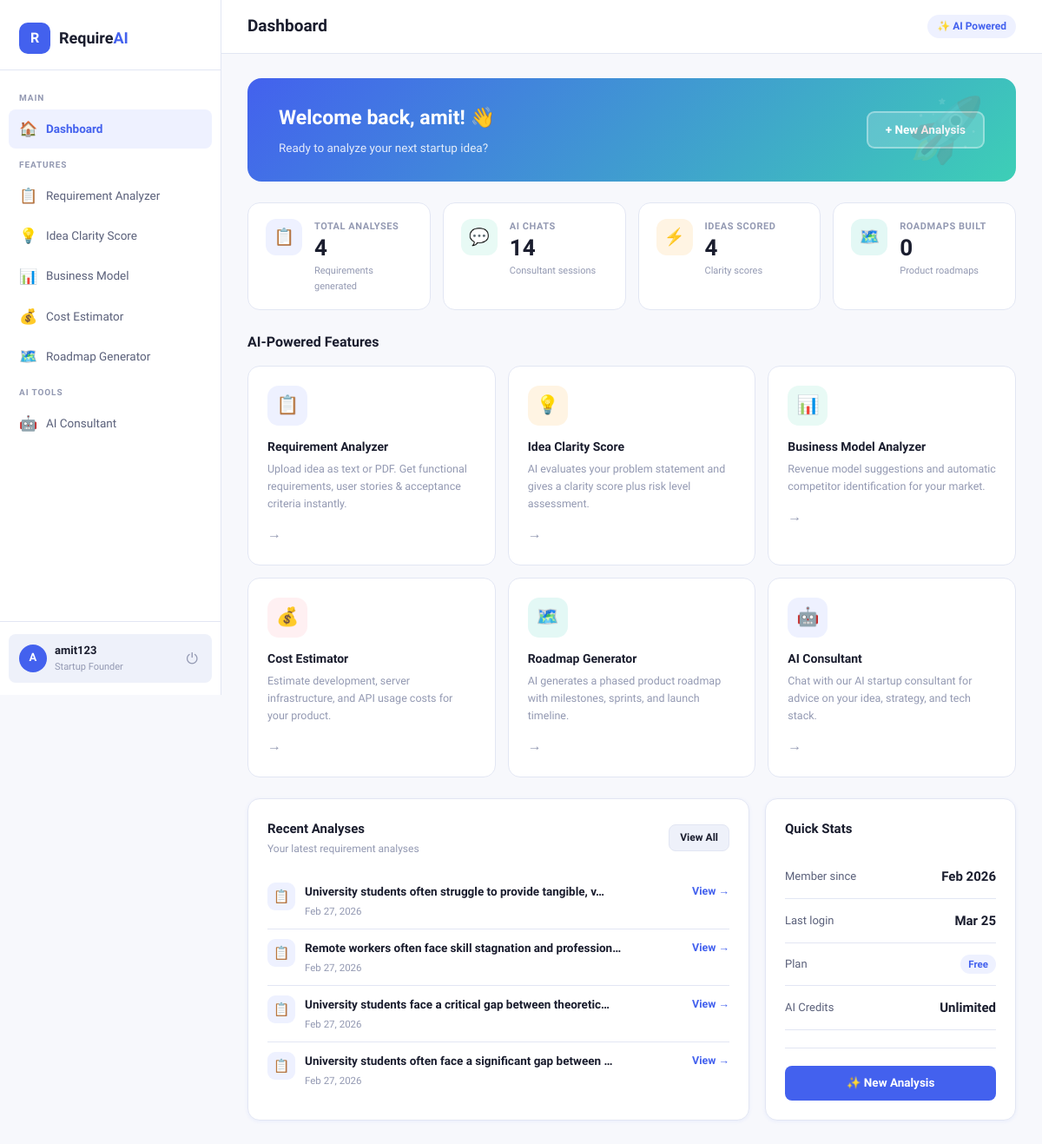
The app's page /dashboard/ (signed in) with its own data.
### app/models.py (models this page shows, shortened)
class RequirementAnalysis(models.Model):
    user = models.ForeignKey(User, on_delete=models.CASCADE)
    startup_idea = models.TextField()
    risk_analysis = models.TextField(blank=True, null=True)
    created_at = models.DateTimeField(auto_now_add=True)
    problem_statement = models.TextField()
    features = models.TextField()
    user_stories = models.TextField()
    tech_stack = models.TextField()
    risks = models.TextField()
    mvp_scope = models.TextField()
    future_scope = models.TextField()
    created_at = models.DateTimeField(auto_now_add=True)

### app/views.py (the view)
# urls.py: path("dashboard/",  views.dashboard,     name="dashboard"),
@login_required(login_url="login")
def dashboard(request):
    analyses = RequirementAnalysis.objects.filter(user=request.user)
    return render(request, "dashboard.html", {
        "total_analyses":  analyses.count(),
        "total_chats":     ChatHistory.objects.filter(user=request.user).count(),
        "total_roadmaps":  0,
        "recent_analyses": analyses.order_by("-created_at")[:5],
    })

### templates/dashboard.html (shortened to what this page needs)
{% extends 'base.html' %}
{% block page_title %}Dashboard{% endblock %}
{% block content %}
<div class="welcome-banner fade-up">
    <div>
        <h2>Welcome back, {{ request.user.first_name|default:request.user.username }}! 👋</h2>
        <p>Ready to analyze your next startup idea?</p>
    </div>
    <a href="{% url 'risk_analysis' %}" class="banner-btn">+ New Analysis</a>
</div>
<div class="stat-grid fade-up d1" style="margin-bottom:24px;">
    <div class="stat-card">
        <div class="stat-icon" style="background:#EEF1FF;">📋</div>
        <div><div class="stat-label">Total Analyses</div><div class="stat-value">{{ total_analyses|default:"0" }}</div><div class="stat-sub">Requirements generated</div></div>
    </div>
    <div class="stat-card">
        <div class="stat-icon" style="background:#e8faf5;">💬</div>
        <div><div class="stat-label">AI Chats</div><div class="stat-value">{{ total_chats|default:"0" }}</div><div class="stat-sub">Consultant sessions</div></div>
    </div>
    <div class="stat-card">
        <div class="stat-icon" style="background:#fff4e3;">⚡</div>
        <div><div class="stat-label">Ideas Scored</div><div class="stat-value">{{ total_analyses|default:"0" }}</div><div class="stat-sub">Clarity scores</div></div>
    </div>
    <div class="stat-card">
        <div class="stat-icon" style="background:#e3f8f5;">🗺️</div>
        <div><div class="stat-label">Roadmaps Built</div><div class="stat-value">{{ total_roadmaps|default:"0" }}</div><div class="stat-sub">Product roadmaps</div></div>
    </div>
</div>
<h2 style="font-size:16px;font-weight:700;color:var(--text);margin-bottom:14px;" class="fade-up d2">AI-Powered Features</h2>
<div class="feat-grid fade-up d2">
    <a href="{% url 'risk_analysis' %}" class="feat-card"><div class="feat-card-icon" style="background:#EEF1FF;">📋</div><h3>Requirement Analyzer</h3><p>Upload idea as text or PDF. Get functional requirements, user stories &amp; acceptance criteria instantly.</p><span class="feat-card-arrow">→</span></a>
    <a href="{% url 'idea_clarity' %}" class="feat-card"><div class="feat-card-icon" style="background:#fff4e3;">💡</div><h3>Idea Clarity Score</h3><p>AI evaluates your problem statement and gives a clarity score plus risk level assessment.</p><span class="feat-card-arrow">→</span></a>
    <a href="{% url 'business_model' %}" class="feat-card"><div class="feat-card-icon" style="background:#e8faf5;">📊</div><h3>Business Model Analyzer</h3><p>Revenue model suggestions and automatic competitor identification for your market.</p><span class="feat-card-arrow">→</span></a>
    <a href="{% url 'cost_estimator' %}" class="feat-card"><div class="feat-card-icon" style="background:#fff0f2;">💰</div><h3>Cost Estimator</h3><p>Estimate development, server infrastructure, and API usage costs for your product.</p><span class="feat-card-arrow">→</span></a>
    <a href="{% url 'roadmap' %}" class="feat-card"><div class="feat-card-icon" style="background:#e3f8f5;">🗺️</div><h3>Roadmap Generator</h3><p>AI generates a phased product roadmap with milestones, sprints, and launch timeline.</p><span class="feat-card-arrow">→</span></a>
    <a href="{% url 'chatbot' %}" class="feat-card"><div class="feat-card-icon" style="background:#EEF1FF;">🤖</div><h3>AI Consultant</h3><p>Chat with our AI startup consultant for advice on your idea, strategy, and tech stack.</p><span class="feat-card-arrow">→</span></a>
</div>
<div class="bottom-grid fade-up d3">
    <div class="card">
        <div class="card-header">
            <div><div class="card-title">Recent Analyses</div><div class="card-subtitle">Your latest requirement analyses</div></div>
            <a href="{% url 'risk_analysis' %}" class="btn btn-secondary btn-sm">View All</a>
        </div>
        {% if recent_analyses %}
            {% for a in recent_analyses %}
            <div class="activity-item">
                <div class="activity-dot" style="background:var(--primary-light);">📋</div>
                <div style="flex:1;">
                    <div class="activity-title">{{ a.problem_statement|truncatechars:58 }}</div>
                    <div class="activity-sub">{{ a.created_at|date:"M d, Y" }}</div>
                </div>
                <a href="{% url 'risk_detail' a.id %}" style="color:var(--primary);font-size:12.5px;font-weight:600;">View →</a>
            </div>
            {% endfor %}
        {% else %}
            <div class="empty-state" style="padding:36px 0;"><div class="empty-state-icon">📭</div><h3>No analyses yet</h3><p>Start your first requirement analysis</p></div>
        {% endif %}
    </div>
    <div class="card">
        <div class="card-header"><div class="card-title">Quick Stats</div></div>
        <div class="qstat"><span class="qstat-label">Member since</span><span class="qstat-val">{{ request.user.date_joined|date:"M Y" }}</span></div>
        <div class="qstat"><span class="qstat-label">Last login</span><span class="qstat-val">{{ request.user.last_login|date:"M d" }}</span></div>
        <div class="qstat"><span class="qstat-label">Plan</span><span class="badge badge-primary">Free</span></div>
        <div class="qstat"><span class="qstat-label">AI Credits</span><span class="qstat-val">Unlimited</span></div>
        <hr class="divider">
        <a href="{% url 'risk_analysis' %}" class="btn btn-primary btn-full">✨ New Analysis</a>
    </div>
</div>
{% endblock %}

### templates/base.html (shortened to what this page needs)
{% load markdownify %}
{% load static %}
<!DOCTYPE html>
<html lang="en">
<head>
</head>
<body>
<div class="app-layout">
    <aside class="sidebar" id="sidebar">
        <div class="sidebar-logo">
            <div class="logo-row">
                <div class="logo-icon">R</div>
                <div class="logo-text">Require<span>AI</span></div>
            </div>
        </div>
        <nav class="sidebar-nav">
            <div class="nav-label">Main</div>
            <a href="{% url 'dashboard' %}" class="nav-item {% if request.resolver_match.url_name == 'dashboard' %}active{% endif %}">
                <span class="nav-icon">🏠</span> Dashboard
            </a>
            <div class="nav-label">Features</div>
            <a href="{% url 'risk_analysis' %}" class="nav-item {% if request.resolver_match.url_name == 'risk_analysis' %}active{% endif %}">
                <span class="nav-icon">📋</span> Requirement Analyzer
            </a>
            <a href="{% url 'idea_clarity' %}" class="nav-item {% if request.resolver_match.url_name == 'idea_clarity' %}active{% endif %}">
                <span class="nav-icon">💡</span> Idea Clarity Score
            </a>
            <a href="{% url 'business_model' %}" class="nav-item {% if request.resolver_match.url_name == 'business_model' %}active{% endif %}">
                <span class="nav-icon">📊</span> Business Model
            </a>
            <a href="{% url 'cost_estimator' %}" class="nav-item {% if request.resolver_match.url_name == 'cost_estimator' %}active{% endif %}">
                <span class="nav-icon">💰</span> Cost Estimator
            </a>
            <a href="{% url 'roadmap' %}" class="nav-item {% if request.resolver_match.url_name == 'roadmap' %}active{% endif %}">
                <span class="nav-icon">🗺️</span> Roadmap Generator
            </a>
            <div class="nav-label">AI Tools</div>
            <a href="{% url 'chatbot' %}" class="nav-item {% if request.resolver_match.url_name == 'chatbot' %}active{% endif %}">
                <span class="nav-icon">🤖</span> AI Consultant
            </a>
        </nav>
        <div class="sidebar-footer">
            <div class="user-card">
                <div class="user-avatar">{{ request.user.username|first|upper }}</div>
                <div style="flex:1;min-width:0;">
                    <div class="user-name">{{ request.user.username }}</div>
                    <div class="user-role">Startup Founder</div>
                </div>
                <a href="{% url 'logout' %}"><button class="logout-btn" title="Logout">⏻</button></a>
            </div>
        </div>
    </aside>
    <div class="main-content">
        <div class="topbar">
            <div style="display:flex;align-items:center;gap:12px;">
                <span class="topbar-title">{% block page_title %}Dashboard{% endblock %}</span>
            </div>
            <div class="topbar-actions">
                {% block topbar_actions %}<span class="topbar-badge">✨ AI Powered</span>{% endblock %}
            </div>
        </div>
        <div class="page-body">
            {% block content %}{% endblock %}
        </div>
    </div>
</div>
</body>
</html>

### templates/dashboard.html (style rules this page uses)
.welcome-banner { background:linear-gradient(135deg,#4361EE 0%,#3DCFB6 100%);border-radius:16px;padding:28px 36px;margin-bottom:24px;color:#fff;display:flex;align-items:center;justify-content:space-between;position:relative;overflow:hidden; }
.welcome-banner::after { content:'🚀';position:absolute;right:36px;top:50%;transform:translateY(-50%);font-size:72px;opacity:.12; }
.welcome-banner h2 { font-size:23px;font-weight:800;margin-bottom:5px; }
.welcome-banner p { font-size:13.5px;opacity:.85; }
.banner-btn { background:rgba(255,255,255,.18);color:#fff;border:2px solid rgba(255,255,255,.35);padding:9px 20px;border-radius:9px;font-family:'Sora',sans-serif;font-size:13.5px;font-weight:700;cursor:pointer;white-space:nowrap;flex-shrink:0;transition:background .18s;text-decoration:none;display:inline-block; }
.feat-grid { display:grid;grid-template-columns:repeat(auto-fit,minmax(265px,1fr));gap:14px;margin-bottom:24px; }
.feat-card { background:var(--surface);border:1px solid var(--border);border-radius:var(--radius);padding:22px;cursor:pointer;transition:all .22s;text-decoration:none;display:block; }
.feat-card-icon { width:46px;height:46px;border-radius:13px;display:flex;align-items:center;justify-content:center;font-size:21px;margin-bottom:13px; }
.feat-card h3 { font-size:14px;font-weight:700;color:var(--text);margin-bottom:5px; }
.feat-card p { font-size:12.5px;color:var(--text3);line-height:1.6; }
.feat-card-arrow { color:var(--text3);font-size:16px;margin-top:12px;transition:transform .18s,color .18s;display:block; }
.bottom-grid { display:grid;grid-template-columns:2fr 1fr;gap:18px; }
.activity-item { display:flex;align-items:flex-start;gap:11px;padding:11px 0;border-bottom:1px solid var(--border); }
.activity-item:last-child { border-bottom:none; }
.activity-dot { width:32px;height:32px;border-radius:9px;display:flex;align-items:center;justify-content:center;font-size:15px;flex-shrink:0; }
.activity-title { font-size:13.5px;font-weight:600;color:var(--text); }
.activity-sub { font-size:11.5px;color:var(--text3);margin-top:2px; }
.qstat { padding:13px 0;border-bottom:1px solid var(--border);display:flex;justify-content:space-between;align-items:center; }
.qstat-label { font-size:13px;color:var(--text2); }
.qstat-val { font-size:15px;font-weight:700;color:var(--text); }

### records on screen
RequirementAnalysis: problem_statement "University students often struggle to provide tangible, v…", created_at "Feb 27, 2026"
RequirementAnalysis: problem_statement "Remote workers often face skill stagnation and profession…", created_at "Feb 27, 2026"
RequirementAnalysis: problem_statement "University students face a critical gap between theoretic…", created_at "Feb 27, 2026"
RequirementAnalysis: problem_statement "University students often face a significant gap between …", created_at "Feb 27, 2026"

### other values on screen
{{ request.user.username|first|upper }} "A"
{{ request.user.username }} "amit123"
{{ request.user.first_name|default:request.user.username }} "amit"
{{ total_analyses|default:"0" }} "4"
{{ total_chats|default:"0" }} "14"
{{ total_roadmaps|default:"0" }} "0"
{{ request.user.date_joined|date:"M Y" }} "Feb 2026"
{{ request.user.last_login|date:"M d" }} "Mar 25"
